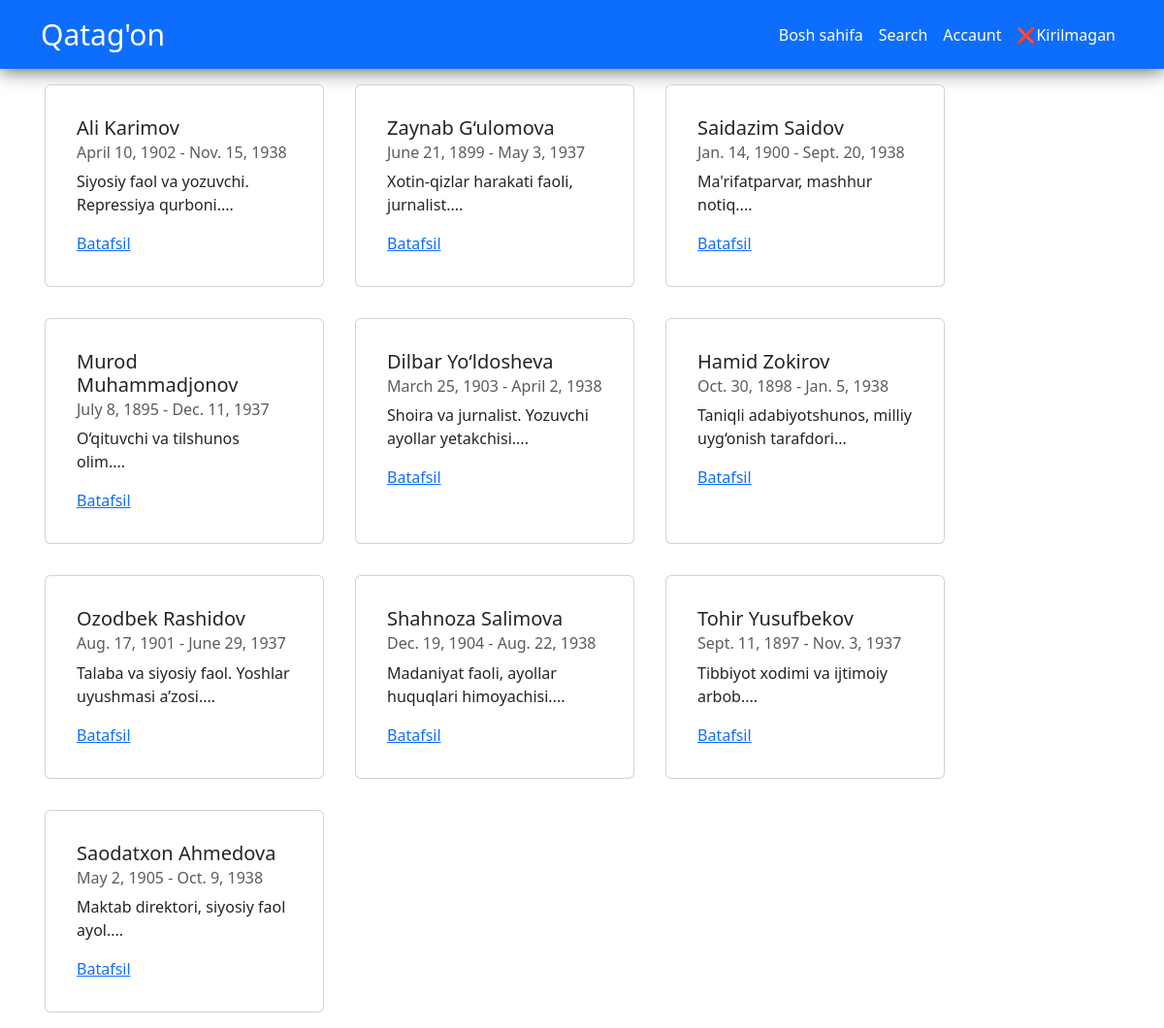
/, run on an earlier commit of the app's database.
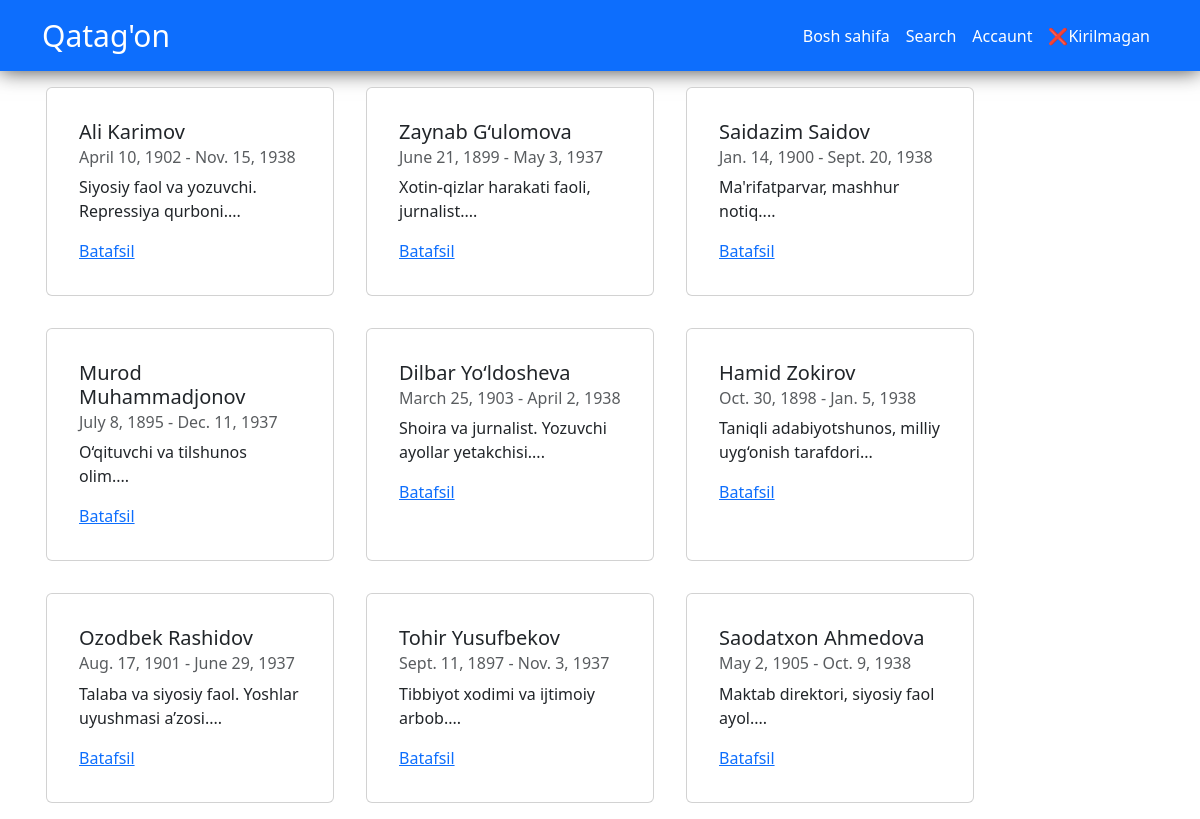
And on a later commit of the database.
### qatagon/models.py (models this page shows, shortened)
class QatagonClass(models.Model):
    full_name = models.CharField(max_length=150, null=False, blank=False)
    birth_date = models.DateField(null=False, blank=False)
    died_date = models.DateField(null=False, blank=False)
    description = models.TextField()
    region = models.CharField(max_length=150)
    ayblov = models.CharField(max_length=150)
    created_at = models.DateTimeField(auto_now_add=True)

### qatagon/views.py (the view)
# urls.py: path('', ListViewQatagon.as_view(), name='home'),
class ListViewQatagon(ListView):
    model = QatagonClass
    template_name = 'base.html'
    context_object_name = 'qatagon'

### templates/base.html (shortened to what this page needs)
{% load static %}
<!DOCTYPE html>
<html lang="en">
  <head>
    <link href="https://cdn.jsdelivr.net/npm/bootstrap@5.3.3/dist/css/bootstrap.min.css" rel="stylesheet" />
    <link rel="stylesheet" href="{% static 'base.css' %}" />
  </head>
  <body>
    <nav class="navbar navbar-expand-lg navbar-primary bg-primary">
      <div class="container cnt_cnt">
        <a class="brand_font navbar-brand text-white" href="{% url 'qatagon:home' %}">Qatag'on</a>
        <div class="collapse navbar-collapse" id="navbarNav">
          <ul class="navbar-nav ms-auto">
            <li class="nav-item">
              <a class="nav-link active text-white" aria-current="page" href="{% url 'qatagon:home' %}">Bosh sahifa</a>
            </li>
            <li class="nav-item">
              <a class="nav-link active text-white" aria-current="page" href="{% url 'qatagon:search' %}">Search</a>
            </li>
            <li class="nav-item">
              <a class="nav-link active text-white" aria-current="page" href="{% url 'accaunt:home' %}">Accaunt</a>
            </li>
            {% if user.is_authenticated %}
              <li class="nav-item utilgan">
                <a class="nav-link active text-white" aria-current="page" href="{% url 'accaunt:home' %}">✅Kirildi</a>
              </li>
            {% else %}
              <li class="nav-item utilmagan">
                <a class="nav-link active text-white" aria-current="page" href="{% url 'accaunt:signup' %}">❌Kirilmagan</a>
              </li>
            {% endif %}
          </ul>
        </div>
      </div>
    </nav>
    {% block content %}
      <div class="container">
        <div class="row">
          {% for q in qatagon %}
            <div class="card p-3 m-3" style="width: 18rem;">
              <div class="card-body">
                <h5 class="card-title">{{ q.full_name }}</h5>
                <h6 class="card-subtitle mb-2 text-muted">{{ q.birth_date }} - {{ q.died_date }}</h6>
                <p class="card-text">{{ q.description|slice:':50' }}...</p>
                <a href="{% url 'qatagon:detail' q.pk %}" class="card-link">Batafsil</a>
              </div>
            </div>
          {% endfor %}
        </div>
      </div>
    {% endblock %}
  </body>
</html>

What changed in the data, as far as the page shows it:
removed QatagonClass: full_name "Shahnoza Salimova", birth_date "Dec. 19, 1904", died_date "Aug. 22, 1938", description "Madaniyat faoli, ayollar huquqlari himoyachisi."
